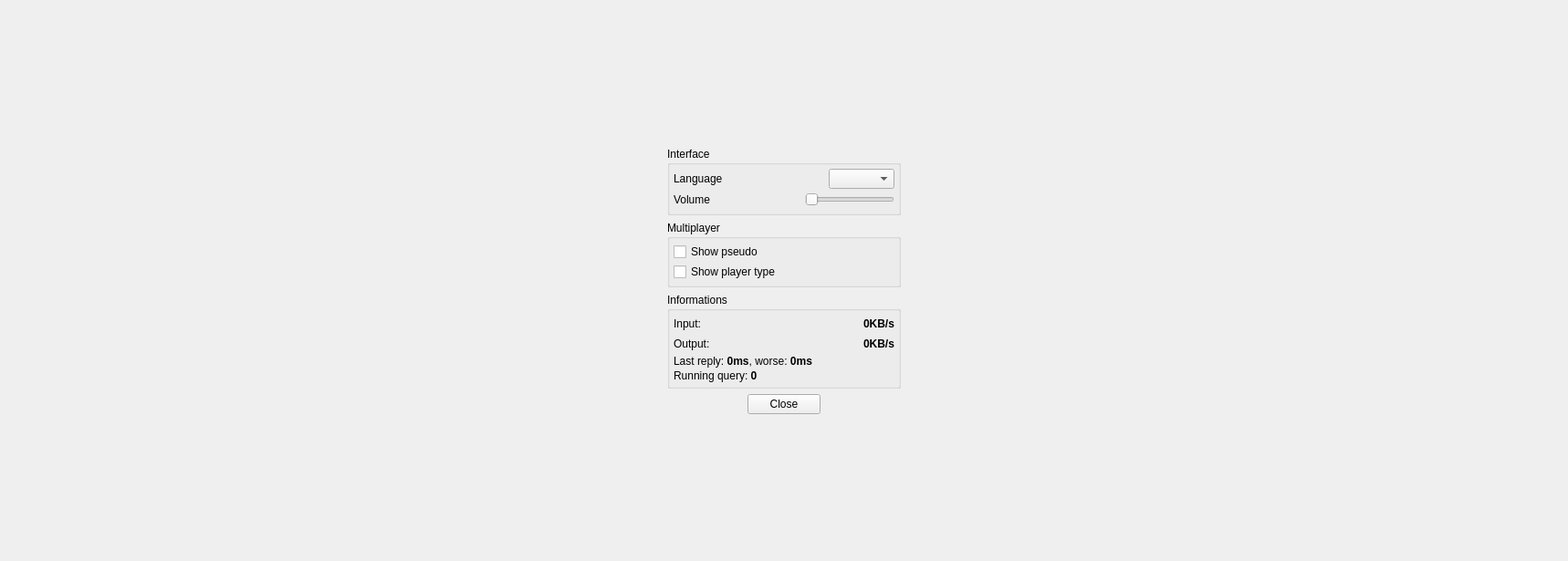
<?xml version="1.0" encoding="UTF-8"?>
<ui version="4.0">
 <class>OptionsDialog</class>
 <widget class="QWidget" name="OptionsDialog">
  <property name="geometry">
   <rect>
    <x>0</x>
    <y>0</y>
    <width>1518</width>
    <height>615</height>
   </rect>
  </property>
  <property name="windowTitle">
   <string>OptionsDialog</string>
  </property>
  <layout class="QVBoxLayout" name="verticalLayout_5">
   <item>
    <spacer name="verticalSpacer">
     <property name="orientation">
      <enum>Qt::Vertical</enum>
     </property>
     <property name="sizeType">
      <enum>QSizePolicy::MinimumExpanding</enum>
     </property>
     <property name="sizeHint" stdset="0">
      <size>
       <width>20</width>
       <height>47</height>
      </size>
     </property>
    </spacer>
   </item>
   <item>
    <layout class="QHBoxLayout" name="horizontalLayoutMiddle">
     <item>
      <spacer name="horizontalSpacer_5">
       <property name="orientation">
        <enum>Qt::Horizontal</enum>
       </property>
       <property name="sizeType">
        <enum>QSizePolicy::MinimumExpanding</enum>
       </property>
       <property name="sizeHint" stdset="0">
        <size>
         <width>708</width>
         <height>20</height>
        </size>
       </property>
      </spacer>
     </item>
     <item>
      <widget class="QScrollArea" name="scrollArea">
       <property name="minimumSize">
        <size>
         <width>280</width>
         <height>0</height>
        </size>
       </property>
       <property name="styleSheet">
        <string notr="true">#scrollArea{background-color: rgb(119, 151, 255,0);}</string>
       </property>
       <property name="widgetResizable">
        <bool>true</bool>
       </property>
       <widget class="QWidget" name="scrollAreaWidgetContents">
        <property name="geometry">
         <rect>
          <x>0</x>
          <y>0</y>
          <width>278</width>
          <height>330</height>
         </rect>
        </property>
        <property name="styleSheet">
         <string notr="true">#scrollAreaWidgetContents{background-color: rgb(119, 151, 255,0);}</string>
        </property>
        <layout class="QVBoxLayout" name="verticalLayout_4">
         <item>
          <widget class="QGroupBox" name="groupBox">
           <property name="title">
            <string>Interface</string>
           </property>
           <layout class="QVBoxLayout" name="verticalLayout">
            <property name="spacing">
             <number>2</number>
            </property>
            <property name="leftMargin">
             <number>4</number>
            </property>
            <property name="topMargin">
             <number>4</number>
            </property>
            <property name="rightMargin">
             <number>4</number>
            </property>
            <property name="bottomMargin">
             <number>4</number>
            </property>
            <item>
             <layout class="QHBoxLayout" name="horizontalLayout">
              <item>
               <widget class="QLabel" name="label">
                <property name="text">
                 <string>Language</string>
                </property>
               </widget>
              </item>
              <item>
               <spacer name="horizontalSpacer">
                <property name="orientation">
                 <enum>Qt::Horizontal</enum>
                </property>
                <property name="sizeHint" stdset="0">
                 <size>
                  <width>40</width>
                  <height>20</height>
                 </size>
                </property>
               </spacer>
              </item>
              <item>
               <widget class="QComboBox" name="language"/>
              </item>
             </layout>
            </item>
            <item>
             <layout class="QHBoxLayout" name="horizontalLayout_2">
              <item>
               <widget class="QLabel" name="label_2">
                <property name="text">
                 <string>Volume</string>
                </property>
               </widget>
              </item>
              <item>
               <spacer name="horizontalSpacer_2">
                <property name="orientation">
                 <enum>Qt::Horizontal</enum>
                </property>
                <property name="sizeHint" stdset="0">
                 <size>
                  <width>40</width>
                  <height>20</height>
                 </size>
                </property>
               </spacer>
              </item>
              <item>
               <widget class="QSlider" name="audioVolume">
                <property name="styleSheet">
                 <string notr="true">/*QSlider::groove:horizontal {
    border: 2px solid #fff;
    height: 7px;
    background: #69593d;
    border-radius:4px;
}

QSlider::handle:horizontal {
    image: url(:/CC/images/interface/sliderH.png);
    height: 26px;
    width: 35px;
    margin: -4px -9px;
}*/</string>
                </property>
                <property name="orientation">
                 <enum>Qt::Horizontal</enum>
                </property>
               </widget>
              </item>
             </layout>
            </item>
           </layout>
          </widget>
         </item>
         <item>
          <widget class="QGroupBox" name="groupBox_3">
           <property name="title">
            <string>Multiplayer</string>
           </property>
           <layout class="QVBoxLayout" name="verticalLayout_2">
            <property name="spacing">
             <number>2</number>
            </property>
            <property name="leftMargin">
             <number>4</number>
            </property>
            <property name="topMargin">
             <number>4</number>
            </property>
            <property name="rightMargin">
             <number>4</number>
            </property>
            <property name="bottomMargin">
             <number>4</number>
            </property>
            <item>
             <widget class="QCheckBox" name="showPseudo">
              <property name="text">
               <string>Show pseudo</string>
              </property>
             </widget>
            </item>
            <item>
             <widget class="QCheckBox" name="playerType">
              <property name="text">
               <string>Show player type</string>
              </property>
             </widget>
            </item>
           </layout>
          </widget>
         </item>
         <item>
          <widget class="QGroupBox" name="groupBox_4">
           <property name="title">
            <string>Informations</string>
           </property>
           <layout class="QVBoxLayout" name="verticalLayout_3">
            <property name="spacing">
             <number>2</number>
            </property>
            <property name="leftMargin">
             <number>4</number>
            </property>
            <property name="topMargin">
             <number>4</number>
            </property>
            <property name="rightMargin">
             <number>4</number>
            </property>
            <property name="bottomMargin">
             <number>4</number>
            </property>
            <item>
             <layout class="QHBoxLayout" name="horizontalLayout_3">
              <item>
               <widget class="QLabel" name="label_3">
                <property name="text">
                 <string>Input:</string>
                </property>
               </widget>
              </item>
              <item>
               <spacer name="horizontalSpacer_3">
                <property name="orientation">
                 <enum>Qt::Horizontal</enum>
                </property>
                <property name="sizeHint" stdset="0">
                 <size>
                  <width>40</width>
                  <height>20</height>
                 </size>
                </property>
               </spacer>
              </item>
              <item>
               <widget class="QLabel" name="inputSpeed">
                <property name="text">
                 <string>&lt;b&gt;0KB/s&lt;/b&gt;</string>
                </property>
               </widget>
              </item>
             </layout>
            </item>
            <item>
             <layout class="QHBoxLayout" name="horizontalLayout_4">
              <item>
               <widget class="QLabel" name="label_4">
                <property name="text">
                 <string>Output:</string>
                </property>
               </widget>
              </item>
              <item>
               <spacer name="horizontalSpacer_4">
                <property name="orientation">
                 <enum>Qt::Horizontal</enum>
                </property>
                <property name="sizeHint" stdset="0">
                 <size>
                  <width>40</width>
                  <height>20</height>
                 </size>
                </property>
               </spacer>
              </item>
              <item>
               <widget class="QLabel" name="outputSpeed">
                <property name="text">
                 <string>&lt;b&gt;0KB/s&lt;/b&gt;</string>
                </property>
               </widget>
              </item>
             </layout>
            </item>
            <item>
             <widget class="QLabel" name="lastReplyTime">
              <property name="text">
               <string>Last reply: &lt;b&gt;0ms&lt;/b&gt;,  worse: &lt;b&gt;0ms&lt;/b&gt;</string>
              </property>
             </widget>
            </item>
            <item>
             <widget class="QLabel" name="queryList">
              <property name="text">
               <string>Running query: &lt;b&gt;0&lt;/b&gt;</string>
              </property>
             </widget>
            </item>
           </layout>
          </widget>
         </item>
         <item>
          <layout class="QHBoxLayout" name="horizontalLayout_5">
           <item>
            <spacer name="horizontalSpacer_7">
             <property name="orientation">
              <enum>Qt::Horizontal</enum>
             </property>
             <property name="sizeHint" stdset="0">
              <size>
               <width>40</width>
               <height>20</height>
              </size>
             </property>
            </spacer>
           </item>
           <item>
            <widget class="QPushButton" name="close">
             <property name="text">
              <string>Close</string>
             </property>
            </widget>
           </item>
           <item>
            <spacer name="horizontalSpacer_8">
             <property name="orientation">
              <enum>Qt::Horizontal</enum>
             </property>
             <property name="sizeHint" stdset="0">
              <size>
               <width>40</width>
               <height>20</height>
              </size>
             </property>
            </spacer>
           </item>
          </layout>
         </item>
        </layout>
       </widget>
      </widget>
     </item>
     <item>
      <spacer name="horizontalSpacer_6">
       <property name="orientation">
        <enum>Qt::Horizontal</enum>
       </property>
       <property name="sizeType">
        <enum>QSizePolicy::MinimumExpanding</enum>
       </property>
       <property name="sizeHint" stdset="0">
        <size>
         <width>708</width>
         <height>20</height>
        </size>
       </property>
      </spacer>
     </item>
    </layout>
   </item>
   <item>
    <spacer name="verticalSpacer_2">
     <property name="orientation">
      <enum>Qt::Vertical</enum>
     </property>
     <property name="sizeType">
      <enum>QSizePolicy::MinimumExpanding</enum>
     </property>
     <property name="sizeHint" stdset="0">
      <size>
       <width>20</width>
       <height>46</height>
      </size>
     </property>
    </spacer>
   </item>
  </layout>
 </widget>
 <layoutdefault spacing="6" margin="11"/>
 <resources/>
 <connections/>
</ui>
